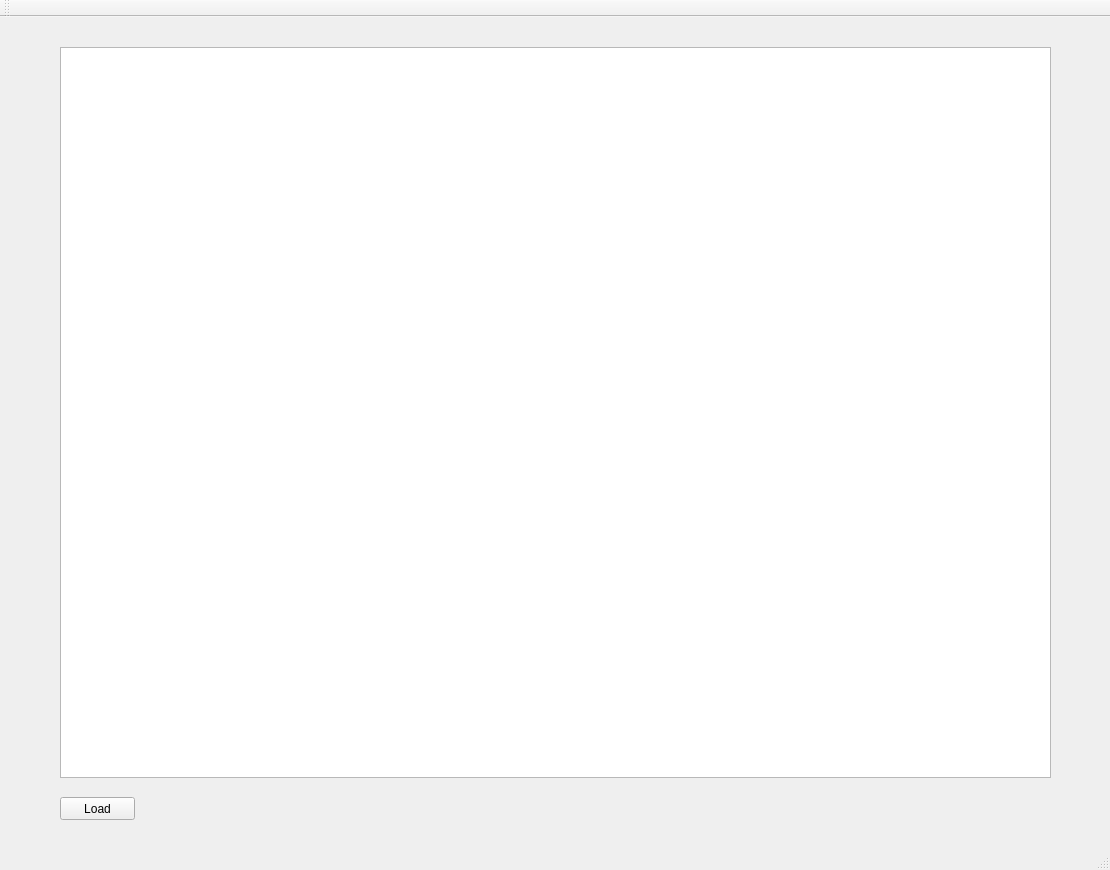
<?xml version="1.0" encoding="UTF-8"?>
<ui version="4.0">
 <class>MainWindow</class>
 <widget class="QMainWindow" name="MainWindow">
  <property name="geometry">
   <rect>
    <x>0</x>
    <y>0</y>
    <width>1110</width>
    <height>870</height>
   </rect>
  </property>
  <property name="windowTitle">
   <string>MainWindow</string>
  </property>
  <widget class="QWidget" name="centralWidget">
   <widget class="QGraphicsView" name="graphicsView">
    <property name="geometry">
     <rect>
      <x>60</x>
      <y>30</y>
      <width>991</width>
      <height>731</height>
     </rect>
    </property>
    <property name="sizePolicy">
     <sizepolicy hsizetype="Expanding" vsizetype="Fixed">
      <horstretch>0</horstretch>
      <verstretch>0</verstretch>
     </sizepolicy>
    </property>
   </widget>
   <widget class="QPushButton" name="PB_Load">
    <property name="geometry">
     <rect>
      <x>60</x>
      <y>780</y>
      <width>75</width>
      <height>23</height>
     </rect>
    </property>
    <property name="text">
     <string>Load</string>
    </property>
   </widget>
  </widget>
  <widget class="QMenuBar" name="menuBar">
   <property name="geometry">
    <rect>
     <x>0</x>
     <y>0</y>
     <width>1110</width>
     <height>21</height>
    </rect>
   </property>
  </widget>
  <widget class="QToolBar" name="mainToolBar">
   <attribute name="toolBarArea">
    <enum>TopToolBarArea</enum>
   </attribute>
   <attribute name="toolBarBreak">
    <bool>false</bool>
   </attribute>
  </widget>
  <widget class="QStatusBar" name="statusBar"/>
 </widget>
 <layoutdefault spacing="6" margin="11"/>
 <resources/>
 <connections/>
</ui>
